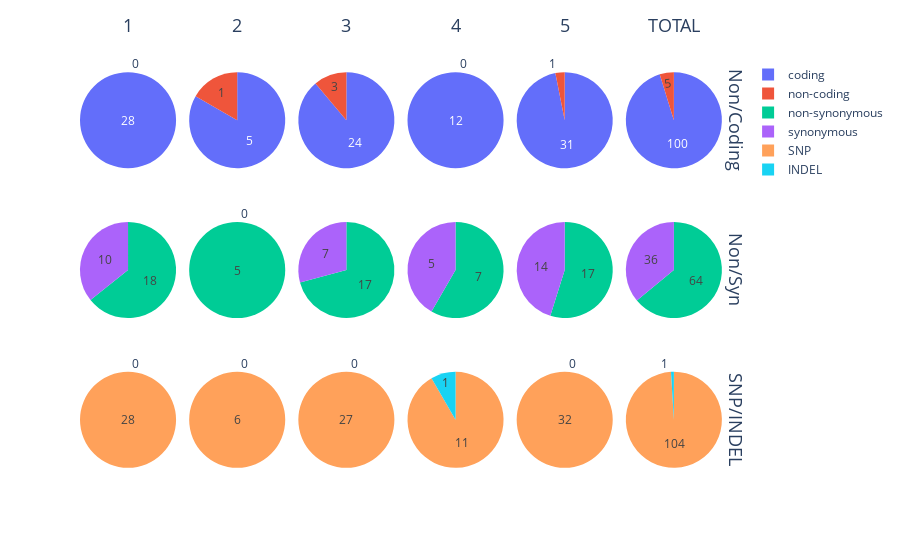

Notebook code cell kept with this figure:
### Code cell
fig = px.pie(mut_counts_df, names='annotation', values='count', facet_col='Cluster_Assignment', facet_row='type', height=500, facet_row_spacing=0.07)
fig.for_each_annotation(lambda a: a.update(text=a.text.replace("Cluster_Assignment=", ""), y=1.05), selector={'xanchor': 'center'})
fig.for_each_annotation(lambda a: a.update(text=a.text.replace("type=", "")))
fig.for_each_annotation(lambda a: a.update(font_size=18))
fig.update_traces(textinfo='value')

### Figure 1 — Plotly figure (JSON) as saved in the notebook; plotly's stock layout.template omitted (floating-point values rounded to 4 significant figures)
{"data": [{"domain": {"x": [0, 0.1467], "y": [0.7133, 1.0]}, "hovertemplate": "type=Non/Coding<br>Cluster_Assignment=1<br>annotation=%{label}<br>count=%{value}<extra></extra>", "labels": ["non-coding", "coding"], "legendgroup": "", "name": "", "showlegend": true, "textinfo": "value", "type": "pie", "values": [0, 28]}, {"domain": {"x": [0.1667, 0.3133], "y": [0.7133, 1.0]}, "hovertemplate": "type=Non/Coding<br>Cluster_Assignment=2<br>annotation=%{label}<br>count=%{value}<extra></extra>", "labels": ["non-coding", "coding"], "legendgroup": "", "name": "", "showlegend": true, "textinfo": "value", "type": "pie", "values": [1, 5]}, {"domain": {"x": [0.3333, 0.48], "y": [0.7133, 1.0]}, "hovertemplate": "type=Non/Coding<br>Cluster_Assignment=3<br>annotation=%{label}<br>count=%{value}<extra></extra>", "labels": ["non-coding", "coding"], "legendgroup": "", "name": "", "showlegend": true, "textinfo": "value", "type": "pie", "values": [3, 24]}, {"domain": {"x": [0.5, 0.6467], "y": [0.7133, 1.0]}, "hovertemplate": "type=Non/Coding<br>Cluster_Assignment=4<br>annotation=%{label}<br>count=%{value}<extra></extra>", "labels": ["non-coding", "coding"], "legendgroup": "", "name": "", "showlegend": true, "textinfo": "value", "type": "pie", "values": [0, 12]}, {"domain": {"x": [0.6667, 0.8133], "y": [0.7133, 1.0]}, "hovertemplate": "type=Non/Coding<br>Cluster_Assignment=5<br>annotation=%{label}<br>count=%{value}<extra></extra>", "labels": ["non-coding", "coding"], "legendgroup": "", "name": "", "showlegend": true, "textinfo": "value", "type": "pie", "values": [1, 31]}, {"domain": {"x": [0.8333, 0.98], "y": [0.7133, 1.0]}, "hovertemplate": "type=Non/Coding<br>Cluster_Assignment=TOTAL<br>annotation=%{label}<br>count=%{value}<extra></extra>", "labels": ["non-coding", "coding"], "legendgroup": "", "name": "", "showlegend": true, "textinfo": "value", "type": "pie", "values": [5, 100]}, {"domain": {"x": [0, 0.1467], "y": [0.3567, 0.6433]}, "hovertemplate": "type=Non/Syn<br>Cluster_Assignment=1<br>annotation=%{label}<br>count=%{value}<extra></extra>", "labels": ["non-synonymous", "synonymous"], "legendgroup": "", "name": "", "showlegend": true, "textinfo": "value", "type": "pie", "values": [18, 10]}, {"domain": {"x": [0.1667, 0.3133], "y": [0.3567, 0.6433]}, "hovertemplate": "type=Non/Syn<br>Cluster_Assignment=2<br>annotation=%{label}<br>count=%{value}<extra></extra>", "labels": ["non-synonymous", "synonymous"], "legendgroup": "", "name": "", "showlegend": true, "textinfo": "value", "type": "pie", "values": [5, 0]}, {"domain": {"x": [0.3333, 0.48], "y": [0.3567, 0.6433]}, "hovertemplate": "type=Non/Syn<br>Cluster_Assignment=3<br>annotation=%{label}<br>count=%{value}<extra></extra>", "labels": ["non-synonymous", "synonymous"], "legendgroup": "", "name": "", "showlegend": true, "textinfo": "value", "type": "pie", "values": [17, 7]}, {"domain": {"x": [0.5, 0.6467], "y": [0.3567, 0.6433]}, "hovertemplate": "type=Non/Syn<br>Cluster_Assignment=4<br>annotation=%{label}<br>count=%{value}<extra></extra>", "labels": ["non-synonymous", "synonymous"], "legendgroup": "", "name": "", "showlegend": true, "textinfo": "value", "type": "pie", "values": [7, 5]}, {"domain": {"x": [0.6667, 0.8133], "y": [0.3567, 0.6433]}, "hovertemplate": "type=Non/Syn<br>Cluster_Assignment=5<br>annotation=%{label}<br>count=%{value}<extra></extra>", "labels": ["non-synonymous", "synonymous"], "legendgroup": "", "name": "", "showlegend": true, "textinfo": "value", "type": "pie", "values": [17, 14]}, {"domain": {"x": [0.8333, 0.98], "y": [0.3567, 0.6433]}, "hovertemplate": "type=Non/Syn<br>Cluster_Assignment=TOTAL<br>annotation=%{label}<br>count=%{value}<extra></extra>", "labels": ["non-synonymous", "synonymous"], "legendgroup": "", "name": "", "showlegend": true, "textinfo": "value", "type": "pie", "values": [64, 36]}, {"domain": {"x": [0, 0.1467], "y": [0, 0.2867]}, "hovertemplate": "type=SNP/INDEL<br>Cluster_Assignment=1<br>annotation=%{label}<br>count=%{value}<extra></extra>", "labels": ["INDEL", "SNP"], "legendgroup": "", "name": "", "showlegend": true, "textinfo": "value", "type": "pie", "values": [0, 28]}, {"domain": {"x": [0.1667, 0.3133], "y": [0, 0.2867]}, "hovertemplate": "type=SNP/INDEL<br>Cluster_Assignment=2<br>annotation=%{label}<br>count=%{value}<extra></extra>", "labels": ["INDEL", "SNP"], "legendgroup": "", "name": "", "showlegend": true, "textinfo": "value", "type": "pie", "values": [0, 6]}, {"domain": {"x": [0.3333, 0.48], "y": [0, 0.2867]}, "hovertemplate": "type=SNP/INDEL<br>Cluster_Assignment=3<br>annotation=%{label}<br>count=%{value}<extra></extra>", "labels": ["INDEL", "SNP"], "legendgroup": "", "name": "", "showlegend": true, "textinfo": "value", "type": "pie", "values": [0, 27]}, {"domain": {"x": [0.5, 0.6467], "y": [0, 0.2867]}, "hovertemplate": "type=SNP/INDEL<br>Cluster_Assignment=4<br>annotation=%{label}<br>count=%{value}<extra></extra>", "labels": ["INDEL", "SNP"], "legendgroup": "", "name": "", "showlegend": true, "textinfo": "value", "type": "pie", "values": [1, 11]}, {"domain": {"x": [0.6667, 0.8133], "y": [0, 0.2867]}, "hovertemplate": "type=SNP/INDEL<br>Cluster_Assignment=5<br>annotation=%{label}<br>count=%{value}<extra></extra>", "labels": ["INDEL", "SNP"], "legendgroup": "", "name": "", "showlegend": true, "textinfo": "value", "type": "pie", "values": [0, 32]}, {"domain": {"x": [0.8333, 0.98], "y": [0, 0.2867]}, "hovertemplate": "type=SNP/INDEL<br>Cluster_Assignment=TOTAL<br>annotation=%{label}<br>count=%{value}<extra></extra>", "labels": ["INDEL", "SNP"], "legendgroup": "", "name": "", "showlegend": true, "textinfo": "value", "type": "pie", "values": [1, 104]}], "layout": {"annotations": [{"font": {"size": 18}, "showarrow": false, "text": "1", "x": 0.07333, "xanchor": "center", "xref": "paper", "y": 1.05, "yanchor": "bottom", "yref": "paper"}, {"font": {"size": 18}, "showarrow": false, "text": "2", "x": 0.24, "xanchor": "center", "xref": "paper", "y": 1.05, "yanchor": "bottom", "yref": "paper"}, {"font": {"size": 18}, "showarrow": false, "text": "3", "x": 0.4067, "xanchor": "center", "xref": "paper", "y": 1.05, "yanchor": "bottom", "yref": "paper"}, {"font": {"size": 18}, "showarrow": false, "text": "4", "x": 0.5733, "xanchor": "center", "xref": "paper", "y": 1.05, "yanchor": "bottom", "yref": "paper"}, {"font": {"size": 18}, "showarrow": false, "text": "5", "x": 0.74, "xanchor": "center", "xref": "paper", "y": 1.05, "yanchor": "bottom", "yref": "paper"}, {"font": {"size": 18}, "showarrow": false, "text": "TOTAL", "x": 0.9067, "xanchor": "center", "xref": "paper", "y": 1.05, "yanchor": "bottom", "yref": "paper"}, {"font": {"size": 18}, "showarrow": false, "text": "SNP/INDEL", "textangle": 90, "x": 0.98, "xanchor": "left", "xref": "paper", "y": 0.1433, "yanchor": "middle", "yref": "paper"}, {"font": {"size": 18}, "showarrow": false, "text": "Non/Syn", "textangle": 90, "x": 0.98, "xanchor": "left", "xref": "paper", "y": 0.5, "yanchor": "middle", "yref": "paper"}, {"font": {"size": 18}, "showarrow": false, "text": "Non/Coding", "textangle": 90, "x": 0.98, "xanchor": "left", "xref": "paper", "y": 0.8567, "yanchor": "middle", "yref": "paper"}], "autosize": true, "legend": {"tracegroupgap": 0}, "margin": {"t": 60}}}
